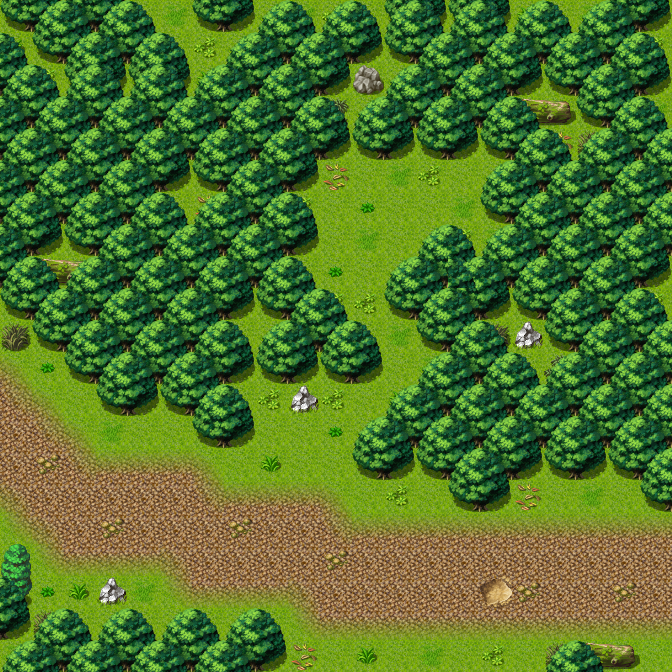

Rendered tile map (Tiled .tmx) drawn with the repository's tilesets; below, a short description and the map source with its tile grids summarised:
An orthogonal 21x21 tile map with 32x32 px tiles, 3 tile layers (Ground, Objects, Above), 1 hidden layer not drawn, 40 tilesets and 7 objects (4x spawn, 3x mapchange).

<map version="1.0" orientation="orthogonal" width="21" height="21" tilewidth="32" tileheight="32">
 <properties>
  <property name="outside" value="1" />
 </properties>
 <tileset firstgid="1" name="map_bed_1" tilewidth="32" tileheight="32">
  <image source="../drawable/map_bed_1.png" width="512" height="256" />
 </tileset>
 <tileset firstgid="129" name="map_border_1" tilewidth="32" tileheight="32">
  <image source="../drawable/map_border_1.png" width="512" height="256" />
 </tileset>
 <tileset firstgid="257" name="map_bridge_1" tilewidth="32" tileheight="32">
  <image source="../drawable/map_bridge_1.png" width="512" height="256" />
 </tileset>
 <tileset firstgid="385" name="map_broken_1" tilewidth="32" tileheight="32">
  <image source="../drawable/map_broken_1.png" width="512" height="256" />
 </tileset>
 <tileset firstgid="513" name="map_cavewall_1" tilewidth="32" tileheight="32">
  <image source="../drawable/map_cavewall_1.png" width="576" height="192" />
 </tileset>
 <tileset firstgid="621" name="map_cavewall_2" tilewidth="32" tileheight="32">
  <image source="../drawable/map_cavewall_2.png" width="576" height="192" />
 </tileset>
 <tileset firstgid="729" name="map_cavewall_3" tilewidth="32" tileheight="32">
  <image source="../drawable/map_cavewall_3.png" width="576" height="192" />
 </tileset>
 <tileset firstgid="837" name="map_chair_table_1" tilewidth="32" tileheight="32">
  <image source="../drawable/map_chair_table_1.png" width="512" height="256" />
 </tileset>
 <tileset firstgid="965" name="map_crate_1" tilewidth="32" tileheight="32">
  <image source="../drawable/map_crate_1.png" width="512" height="256" />
 </tileset>
 <tileset firstgid="1093" name="map_cupboard_1" tilewidth="32" tileheight="32">
  <image source="../drawable/map_cupboard_1.png" width="512" height="256" />
 </tileset>
 <tileset firstgid="1221" name="map_curtain_1" tilewidth="32" tileheight="32">
  <image source="../drawable/map_curtain_1.png" width="512" height="256" />
 </tileset>
 <tileset firstgid="1349" name="map_entrance_1" tilewidth="32" tileheight="32">
  <image source="../drawable/map_entrance_1.png" width="512" height="256" />
 </tileset>
 <tileset firstgid="1477" name="map_fence_1" tilewidth="32" tileheight="32">
  <image source="../drawable/map_fence_1.png" width="512" height="256" />
 </tileset>
 <tileset firstgid="1605" name="map_fence_2" tilewidth="32" tileheight="32">
  <image source="../drawable/map_fence_2.png" width="512" height="256" />
 </tileset>
 <tileset firstgid="1733" name="map_ground_1" tilewidth="32" tileheight="32">
  <image source="../drawable/map_ground_1.png" width="512" height="256" />
 </tileset>
 <tileset firstgid="1861" name="map_ground_2" tilewidth="32" tileheight="32">
  <image source="../drawable/map_ground_2.png" width="512" height="256" />
 </tileset>
 <tileset firstgid="1989" name="map_ground_3" tilewidth="32" tileheight="32">
  <image source="../drawable/map_ground_3.png" width="512" height="256" />
 </tileset>
 <tileset firstgid="2117" name="map_ground_4" tilewidth="32" tileheight="32">
  <image source="../drawable/map_ground_4.png" width="512" height="256" />
 </tileset>
 <tileset firstgid="2245" name="map_ground_5" tilewidth="32" tileheight="32">
  <image source="../drawable/map_ground_5.png" width="512" height="256" />
 </tileset>
 <tileset firstgid="2373" name="map_ground_6" tilewidth="32" tileheight="32">
  <image source="../drawable/map_ground_6.png" width="512" height="256" />
 </tileset>
 <tileset firstgid="2501" name="map_ground_7" tilewidth="32" tileheight="32">
  <image source="../drawable/map_ground_7.png" width="512" height="256" />
 </tileset>
 <tileset firstgid="2629" name="map_ground_8" tilewidth="32" tileheight="32">
  <image source="../drawable/map_ground_8.png" width="512" height="256" />
 </tileset>
 <tileset firstgid="2757" name="map_indoor_1" tilewidth="32" tileheight="32">
  <image source="../drawable/map_indoor_1.png" width="512" height="256" />
 </tileset>
 <tileset firstgid="2885" name="map_kitchen_1" tilewidth="32" tileheight="32">
  <image source="../drawable/map_kitchen_1.png" width="512" height="256" />
 </tileset>
 <tileset firstgid="3013" name="map_outdoor_1" tilewidth="32" tileheight="32">
  <image source="../drawable/map_outdoor_1.png" width="512" height="256" />
 </tileset>
 <tileset firstgid="3141" name="map_pillar_1" tilewidth="32" tileheight="32">
  <image source="../drawable/map_pillar_1.png" width="512" height="256" />
 </tileset>
 <tileset firstgid="3269" name="map_plant_1" tilewidth="32" tileheight="32">
  <image source="../drawable/map_plant_1.png" width="512" height="256" />
 </tileset>
 <tileset firstgid="3397" name="map_rock_1" tilewidth="32" tileheight="32">
  <image source="../drawable/map_rock_1.png" width="512" height="256" />
 </tileset>
 <tileset firstgid="3525" name="map_roof_1" tilewidth="32" tileheight="32">
  <image source="../drawable/map_roof_1.png" width="512" height="256" />
 </tileset>
 <tileset firstgid="3653" name="map_roof_2" tilewidth="32" tileheight="32">
  <image source="../drawable/map_roof_2.png" width="512" height="256" />
 </tileset>
 <tileset firstgid="3781" name="map_shop_1" tilewidth="32" tileheight="32">
  <image source="../drawable/map_shop_1.png" width="512" height="256" />
 </tileset>
 <tileset firstgid="3909" name="map_sign_ladder_1" tilewidth="32" tileheight="32">
  <image source="../drawable/map_sign_ladder_1.png" width="512" height="256" />
 </tileset>
 <tileset firstgid="4037" name="map_table_1" tilewidth="32" tileheight="32">
  <image source="../drawable/map_table_1.png" width="512" height="256" />
 </tileset>
 <tileset firstgid="4165" name="map_trail_1" tilewidth="32" tileheight="32">
  <image source="../drawable/map_trail_1.png" width="512" height="256" />
 </tileset>
 <tileset firstgid="4293" name="map_tree_1" tilewidth="32" tileheight="32">
  <image source="../drawable/map_tree_1.png" width="512" height="256" />
 </tileset>
 <tileset firstgid="4421" name="map_wall_1" tilewidth="32" tileheight="32">
  <image source="../drawable/map_wall_1.png" width="512" height="256" />
 </tileset>
 <tileset firstgid="4549" name="map_wall_2" tilewidth="32" tileheight="32">
  <image source="../drawable/map_wall_2.png" width="480" height="256" />
 </tileset>
 <tileset firstgid="4669" name="map_wall_3" tilewidth="32" tileheight="32">
  <image source="../drawable/map_wall_3.png" width="480" height="256" />
 </tileset>
 <tileset firstgid="4789" name="map_window_1" tilewidth="32" tileheight="32">
  <image source="../drawable/map_window_1.png" width="512" height="256" />
 </tileset>
 <tileset firstgid="4917" name="map_window_2" tilewidth="32" tileheight="32">
  <image source="../drawable/map_window_2.png" width="512" height="256" />
 </tileset>
 <layer name="Ground" width="21" height="21">
  <data>[441 cells, 441 non-empty, 4 distinct tile ids]</data>
 </layer>
 <layer name="Objects" width="21" height="21">
  <data>[441 cells, 188 non-empty, 22 distinct tile ids]</data>
 </layer>
 <layer name="Above" width="21" height="21">
  <data>[441 cells, 66 non-empty, 3 distinct tile ids]</data>
 </layer>
 <layer name="Walkable" width="21" height="21" visible="0">
  <data>[441 cells, 275 non-empty, 1 distinct tile ids]</data>
 </layer>
 <objectgroup name="Mapevents" width="21" height="21">
  <object name="north" type="mapchange" x="0" y="352" width="32" height="224">
   <properties>
    <property name="map" value="crossroads" />
    <property name="place" value="southeast" />
   </properties>
  </object>
  </objectgroup>
 <objectgroup name="Spawn" width="21" height="20">
  <!-- 4 objects omitted --></objectgroup>
 <objectgroup name="Keys" width="21" height="21" visible="0" />
</map>
<!-- 6 of 7 objects omitted -->
